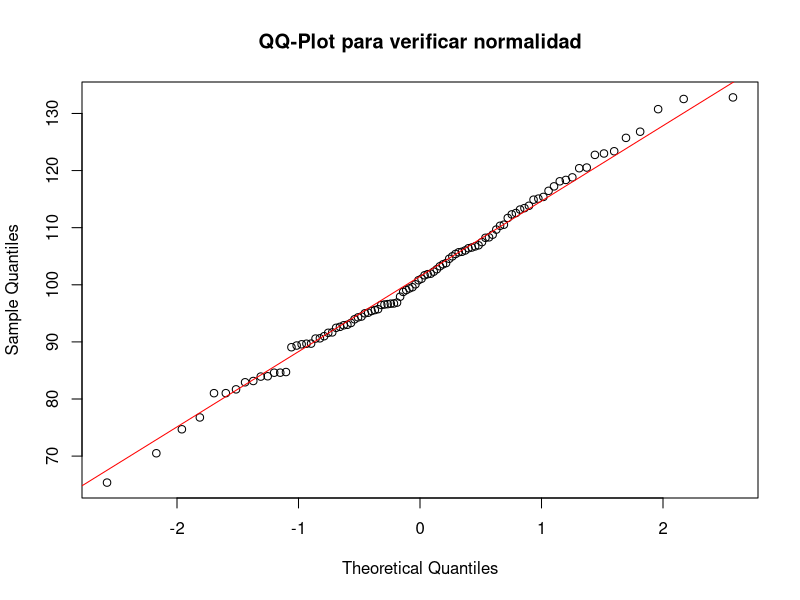
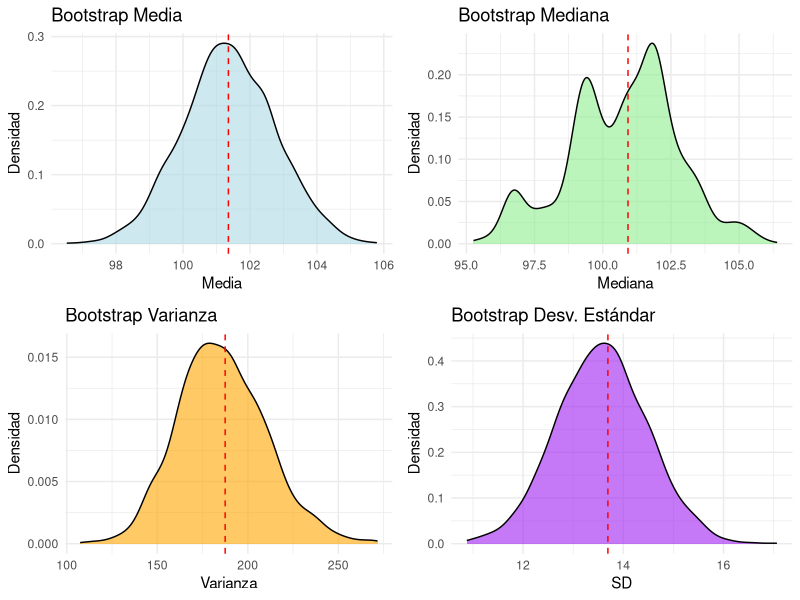

Here is the R script that generated these plots, in order:
# =========================================================
# BOOTSTRAP EN R: ESTADÍSTICOS COMPLETOS
# =========================================================
# Incluye: media, mediana, varianza y desviación estándar
# con verificación de normalidad, intervalos de confianza
# y visualización gráfica.
# =========================================================

# ----------------------------------
# 1. Instalación y carga de librerías
# ----------------------------------
# Descomentar si no tienes instaladas:
# install.packages("boot")
# install.packages("ggplot2")
# install.packages("gridExtra")

library(boot)       # Para bootstrap
library(ggplot2)    # Para gráficos
library(gridExtra)  # Para combinar gráficos

# ----------------------------------
# 2. Generamos datos normales
# ----------------------------------
set.seed(123)
n <- 100
muestra <- rnorm(n, mean = 100, sd = 15)  # Normal(100, 15^2)

# ----------------------------------
# 3. Comprobamos normalidad
# ----------------------------------
cat("===== Test de Normalidad =====\n")
print(shapiro.test(muestra))   # Test de Shapiro-Wilk
qqnorm(muestra, main = "QQ-Plot para verificar normalidad")
qqline(muestra, col = "red")

# ----------------------------------
# 4. Definimos funciones para estadísticos
# ----------------------------------
f_media <- function(data, i) mean(data[i])
f_mediana <- function(data, i) median(data[i])
f_var <- function(data, i) var(data[i])
f_sd <- function(data, i) sd(data[i])

# ----------------------------------
# 5. Bootstrap para cada estadístico
# ----------------------------------
R <- 2000  # número de réplicas bootstrap

boot_media   <- boot(muestra, f_media, R)
boot_mediana <- boot(muestra, f_mediana, R)
boot_var     <- boot(muestra, f_var, R)
boot_sd      <- boot(muestra, f_sd, R)

# ----------------------------------
# 6. Intervalos de confianza
# ----------------------------------
cat("===== Intervalos de confianza (95%) =====\n")
cat("Media:\n");   print(boot.ci(boot_media, type = c("perc", "bca")))
cat("Mediana:\n"); print(boot.ci(boot_mediana, type = c("perc", "bca")))
cat("Varianza:\n");print(boot.ci(boot_var, type = c("perc", "bca")))
cat("Desv. Estándar:\n"); print(boot.ci(boot_sd, type = c("perc", "bca")))

# ----------------------------------
# 7. Visualización
# ----------------------------------
# Creamos dataframes para graficar
df_media   <- data.frame(valor = boot_media$t,   estadistico = "Media")
df_mediana <- data.frame(valor = boot_mediana$t, estadistico = "Mediana")
df_var     <- data.frame(valor = boot_var$t,     estadistico = "Varianza")
df_sd      <- data.frame(valor = boot_sd$t,      estadistico = "Desv. Estándar")

# Histograma + densidad para cada estadístico
plot_boot <- function(df, original, titulo) {
  ic <- boot.ci(boot(data = muestra, statistic = function(d,i) df$valor, R=2000), type="perc")$percent[4:5]
  
  ggplot(df, aes(x = valor)) +
    geom_histogram(bins = 30, fill = "skyblue", color = "black", alpha = 0.7) +
    geom_vline(xintercept = original, color = "red", linetype = "dashed", size = 1) +
    labs(title = titulo, x = "Valores bootstrap", y = "Frecuencia") +
    theme_minimal()
}

# Gráficos individuales
p1 <- ggplot(df_media, aes(x = valor)) +
  geom_density(fill="lightblue", alpha=0.6) +
  geom_vline(xintercept = mean(muestra), color="red", linetype="dashed") +
  labs(title="Bootstrap Media", x="Media", y="Densidad") +
  theme_minimal()

p2 <- ggplot(df_mediana, aes(x = valor)) +
  geom_density(fill="lightgreen", alpha=0.6) +
  geom_vline(xintercept = median(muestra), color="red", linetype="dashed") +
  labs(title="Bootstrap Mediana", x="Mediana", y="Densidad") +
  theme_minimal()

p3 <- ggplot(df_var, aes(x = valor)) +
  geom_density(fill="orange", alpha=0.6) +
  geom_vline(xintercept = var(muestra), color="red", linetype="dashed") +
  labs(title="Bootstrap Varianza", x="Varianza", y="Densidad") +
  theme_minimal()

p4 <- ggplot(df_sd, aes(x = valor)) +
  geom_density(fill="purple", alpha=0.6) +
  geom_vline(xintercept = sd(muestra), color="red", linetype="dashed") +
  labs(title="Bootstrap Desv. Estándar", x="SD", y="Densidad") +
  theme_minimal()

# Mostrar en una cuadrícula
grid.arrange(p1, p2, p3, p4, ncol=2)



